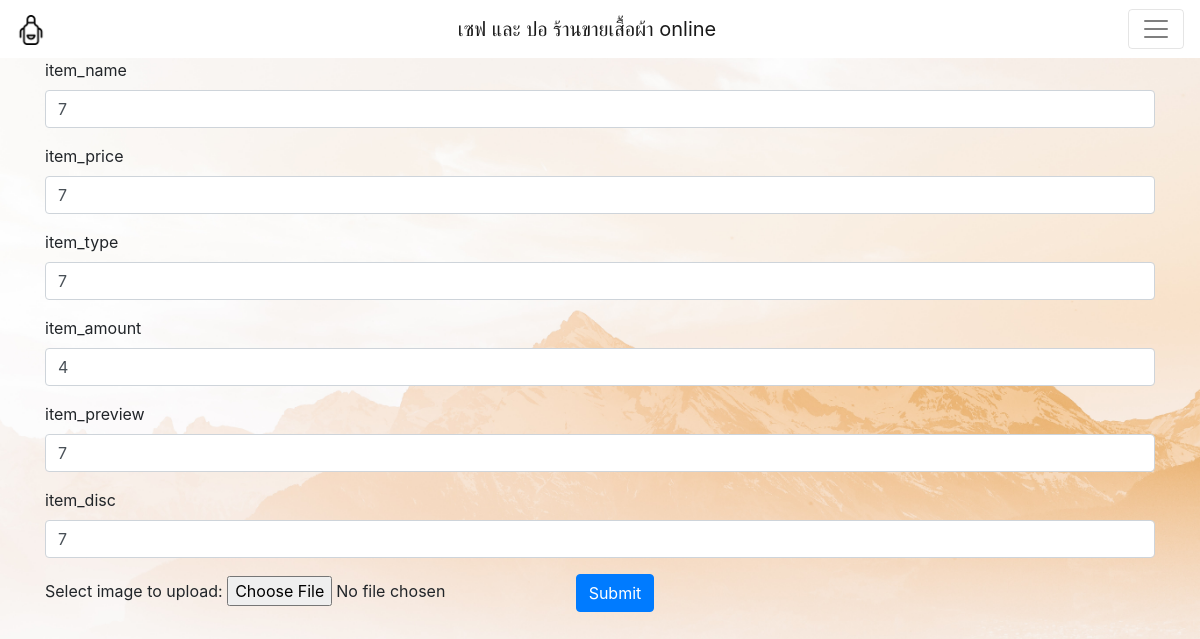
Before: /item_update.php?id_item=7 (signed in) with the older database file.
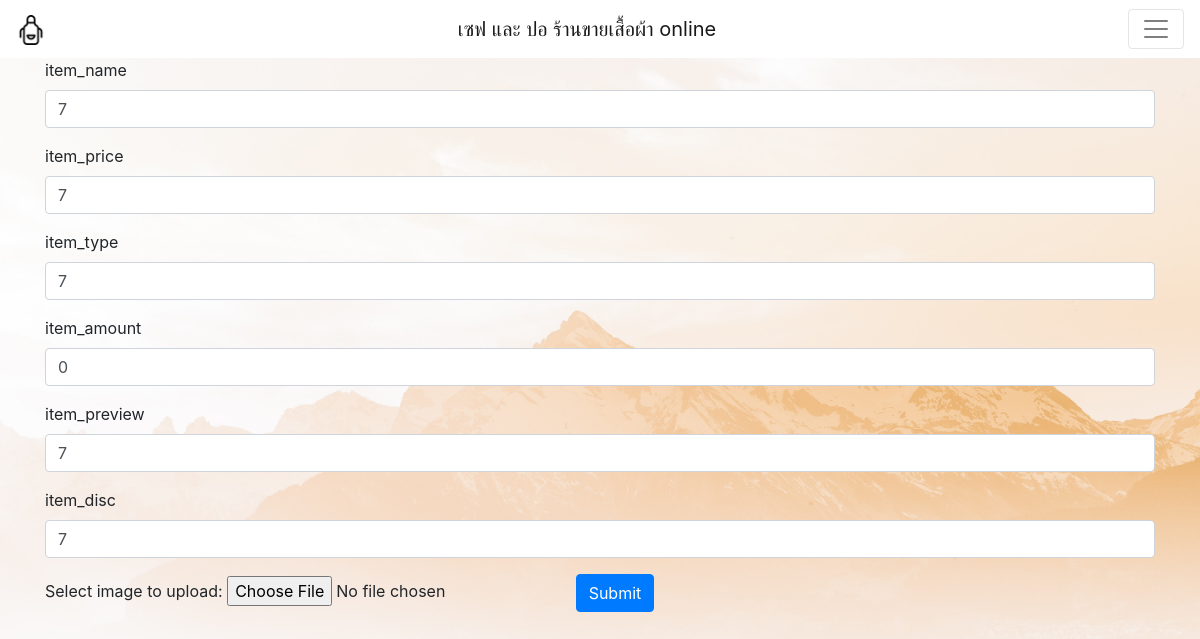
After: the same page with the newer database file.
### tables this page shows
CREATE TABLE `item` (
  `id_item` int(10) NOT NULL COMMENT 'รหัสสินค้า',
  `item_name` text NOT NULL,
  `item_price` int(10) NOT NULL COMMENT 'ราคา',
  `item_type` int(2) NOT NULL COMMENT 'ประเภท',
  `item_disc` text NOT NULL COMMENT 'คำอธิบาย',
  `item_preview` mediumtext NOT NULL COMMENT 'คำอธิบายแบบย่อ',
  `item_amount` int(10) NOT NULL COMMENT 'จำนวน',
  `imagelocation` text NOT NULL
);

### item_update.php (the view, shortened to what this page needs)
<?php
require_once('connect.php');
$item_update_id = $_GET["id_item"];
$stmt = $conn->prepare("SELECT * FROM `item` WHERE `id_item` = '$item_update_id';");
$stmt->execute();
$item_data= $stmt->fetch();
?>
<!DOCTYPE html>
<html lang="en">
<head>
    <link rel="stylesheet" href="css/bootstrap.min.css" />
</head>
<body>
    <?php include_once (__DIR__) . ('/include/navbar.php'); ?>
    <div class="container">
        <form action="item_update_SQL.php?id_item=<?php echo $item_update_id; ?>" method="POST" enctype="multipart/form-data">
            <div class="form-group">
                <label for="exampleInputEmail1">item_name</label>
                <input  name="item_name" class="form-control" aria-describedby="emailHelp" value="<?php echo $item_data['item_name']; ?>">
            </div>
            <div class="form-group">
                <label for="exampleInputPassword1">item_price</label>
                <input name="item_price" class="form-control" value="<?php echo $item_data['item_price']; ?>">
            </div>
            <div class="form-group">
                <label for="exampleInputEmail1">item_type</label>
                <input name="item_type" class="form-control" aria-describedby="emailHelp" value="<?php echo $item_data['item_type']; ?>">
            </div>
            <div class="form-group">
                <label for="exampleInputEmail1">item_amount</label>
                <input name="item_amount" class="form-control" aria-describedby="emailHelp" value="<?php echo $item_data['item_amount']; ?>">
            </div>
            <div class="form-group">
                <label for="exampleInputEmail1">item_preview</label>
                <input name="item_preview" class="form-control" aria-describedby="emailHelp" value="<?php echo $item_data['item_preview']; ?>">
            </div>
            <div class="form-group">
                <label for="exampleInputEmail1">item_disc</label>
                <input name="item_disc" class="form-control" aria-describedby="emailHelp" value="<?php echo $item_data['item_disc']; ?>">
            </div>
                Select image to upload:
                <input type="file" name="fileToUpload" id="fileToUpload">
            <button type="submit" class="btn btn-primary" name="submit">Submit</button>
        </form>
    </div>
</body>
</html>

Changed rows visible on the page:
changed item: item_amount "4" → "0"
